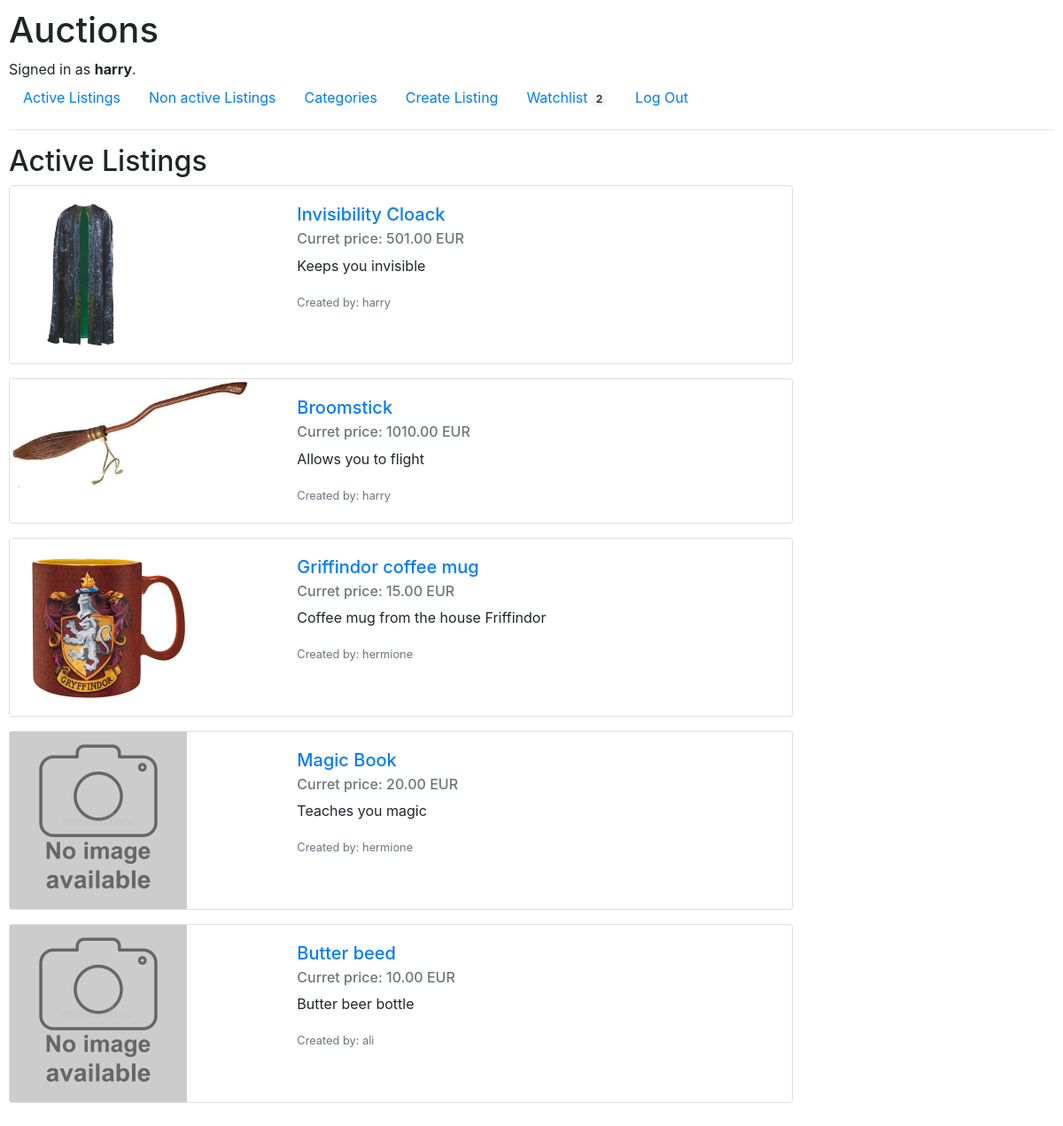
The page / (signed in) on the database its author committed.
### auctions/models.py (models this page shows, shortened)
class User(AbstractUser):
    def AmountWatchlist(self):
        return self.wishes_per_user.count()

class Auction_listing(models.Model):
    title = CharField(max_length=64)
    initial_price = DecimalField(max_digits=10, decimal_places=2)
    description = TextField(blank=True)
    creator = ForeignKey(User, on_delete=models.CASCADE, related_name="created_listings")
    winner = ForeignKey(User, on_delete=models.CASCADE, related_name="won_listings", blank=True, null=True)
    is_active = BooleanField(default=True)
    categories = ManyToManyField(Category, blank=True, related_name="listings_per_category")
    in_watch_list = ManyToManyField(User, blank=True, related_name="wishes_per_user")
    image = models.ImageField(
        upload_to='images/',
        blank=True,
        null=True,
        editable=True
        )
    def HighestBid(self):
        if self.bids_by_listing.exists():
            max_bids_amount = self.bids_by_listing.all().aggregate(Max('amount'))['amount__max']
            return self.bids_by_listing.all().get(amount = max_bids_amount)
        else:
            return None
    def current_price(self):
        if self.HighestBid():
            return self.HighestBid().amount
        else:
            return self.initial_price

class Bid(models.Model):
    amount = DecimalField(max_digits=10, decimal_places=2)
    listing = ForeignKey(Auction_listing, on_delete=models.CASCADE, related_name="bids_by_listing")
    user = ForeignKey(User, on_delete=models.CASCADE, related_name='bids_by_user')

### auctions/views.py (the view)
# urls.py: path("", views.index, name="index"),
def index(request):
    return render(request, "auctions/index.html", {
        "Listings": Auction_listing.objects.filter(is_active = True)
    })

### auctions/templates/auctions/index.html
{% extends "auctions/layout.html" %}
{% block body %}
    <h2>Active Listings</h2>
    {% for listing in Listings %}
        {% include 'auctions/listing_card.html' %}
    {% empty %}
        There are no listings
    {% endfor %}
{% endblock %}

### auctions/templates/auctions/layout.html (shortened to what this page needs)
{% load static %}
<!DOCTYPE html>
<html lang="en">
    <head>
        <link rel="stylesheet" href="https://stackpath.bootstrapcdn.com/bootstrap/4.4.1/css/bootstrap.min.css">
        <link href="{% static 'auctions/styles.css' %}" rel="stylesheet">
    </head>
    <body>
        <h1>Auctions</h1>
        <div>
            {% if user.is_authenticated %}
                Signed in as <strong>{{ user.username }}</strong>.
            {% else %}
                Not signed in.
            {% endif %}
        </div>
        <ul class="nav">
            <li class="nav-item">
                <a class="nav-link" href="{% url 'index' %}">Active Listings</a>
            </li>
            <li class="nav-item">
                <a class="nav-link" href="{% url 'non_active_listings' %}">Non active Listings</a>
            </li>
            <li class="nav-item">
                <a class="nav-link" href="{% url 'categories' %}">Categories</a>
            </li>
            {% if user.is_authenticated %}
                <li class="nav-item">
                    <a class="nav-link" href="{% url 'create_listing' %}">Create Listing</a>
                </li>
                <li class="nav-item">
                    <a class="nav-link" href="{% url 'watchlist' %}">Watchlist <span class="badge bg-light text-dark">{{user.AmountWatchlist}}</span> </a>
                </li>
                <li class="nav-item">
                    <a class="nav-link" href="{% url 'logout' %}">Log Out</a>
                </li>
            {% endif %}
        </ul>
        <hr>
        {% block body %}
        {% endblock %}
    </body>
</html>

### auctions/templates/auctions/listing_card.html
<div class="card mb-3" style="max-width: 75%;">
    <div class="row g-0" >
        {% if listing.image %}
        <div class="col-md-4">
            <img src="{{listing.image.url}}" class="img-fluid rounded-start" alt="..." style="width: 100% \9; max-height: 200px;">
        </div>
        {% else %}
        <div class="col-md-4">
            {% load static %}<img src="{% static 'auctions/no-image-available-icon.jpeg' %}" class="img-fluid rounded-start" alt="..." style="width: 100% \9; max-height: 200px;">
        </div>
        {% endif %}
        <div class="col-md-8">
            <div class="card-body">
                <a href="{% url 'listing_page' listing.id%}">
                    <h5 class="card-title">{{ listing.title }}</h5>
                </a>
                <h6 class="card-subtitle mb-2 text-muted"> Curret price: {{listing.current_price }} EUR</h6>
                {% if listing.description %}
                    <p class="card-text">{{listing.description}}</p>
                {% else %}
                    <p class="card-text">No description for this item</p>
                {% endif %}
                <p class="card-text"><small class="text-muted">Created by: {{ listing.creator }}</small></p>
            </div>
        </div>
    </div>
</div>

### auctions/static/auctions/styles.css (style rules this page uses)
body { padding: 10px; }

### rows shown on the page
User: username "harry", AmountWatchlist "2"
Auction_listing: image (picture), title "Invisibility Cloack", current_price "501.00", description "Keeps you invisible", creator "harry"
Auction_listing: image (picture), title "Broomstick", current_price "1010.00", description "Allows you to flight", creator "harry"
Auction_listing: image (picture), title "Griffindor coffee mug", current_price "15.00", description "Coffee mug from the house Friffindor", creator "hermione"
Auction_listing: title "Magic Book", current_price "20.00", description "Teaches you magic", creator "hermione"
Auction_listing: title "Butter beed", current_price "10.00", description "Butter beer bottle", creator "ali"
